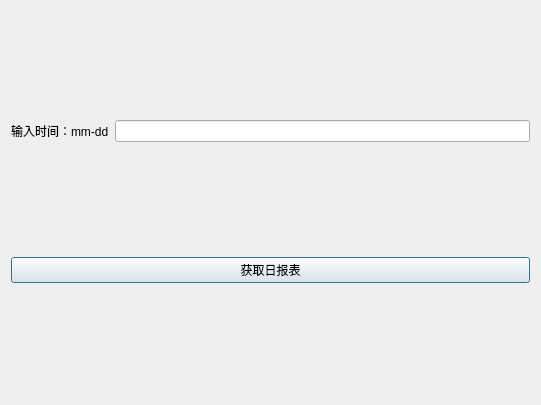
<?xml version="1.0" encoding="UTF-8"?>
<ui version="4.0">
 <class>Dialog</class>
 <widget class="QDialog" name="Dialog">
  <property name="geometry">
   <rect>
    <x>0</x>
    <y>0</y>
    <width>541</width>
    <height>405</height>
   </rect>
  </property>
  <property name="windowTitle">
   <string>经理界面</string>
  </property>
  <layout class="QVBoxLayout" name="verticalLayout">
   <item>
    <layout class="QHBoxLayout" name="horizontalLayout">
     <item>
      <widget class="QLabel" name="label">
       <property name="text">
        <string>输入时间：mm-dd</string>
       </property>
      </widget>
     </item>
     <item>
      <widget class="QLineEdit" name="lineEdit"/>
     </item>
    </layout>
   </item>
   <item>
    <widget class="QPushButton" name="pushButton">
     <property name="text">
      <string>获取日报表</string>
     </property>
    </widget>
   </item>
  </layout>
 </widget>
 <resources/>
 <connections/>
</ui>
